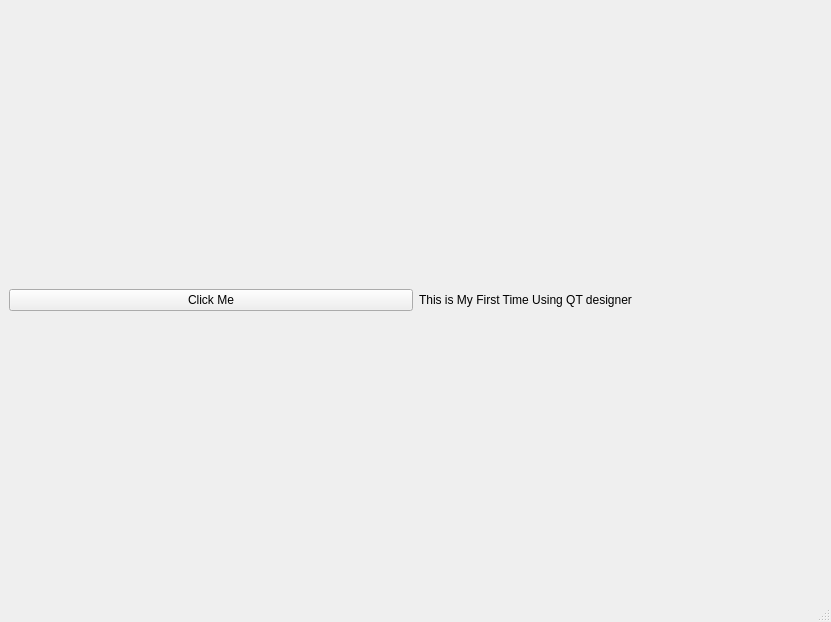
<?xml version="1.0" encoding="UTF-8"?>
<ui version="4.0">
 <class>MainWindow</class>
 <widget class="QMainWindow" name="MainWindow">
  <property name="geometry">
   <rect>
    <x>0</x>
    <y>0</y>
    <width>831</width>
    <height>622</height>
   </rect>
  </property>
  <property name="windowTitle">
   <string>MainWindow</string>
  </property>
  <widget class="QWidget" name="centralwidget">
   <layout class="QGridLayout" name="gridLayout">
    <item row="0" column="0">
     <layout class="QHBoxLayout" name="horizontalLayout">
      <item>
       <widget class="QPushButton" name="pushButton">
        <property name="text">
         <string>Click Me</string>
        </property>
       </widget>
      </item>
      <item>
       <widget class="QLabel" name="label">
        <property name="text">
         <string>This is My First Time Using QT designer</string>
        </property>
       </widget>
      </item>
     </layout>
    </item>
   </layout>
  </widget>
  <widget class="QMenuBar" name="menubar">
   <property name="geometry">
    <rect>
     <x>0</x>
     <y>0</y>
     <width>831</width>
     <height>24</height>
    </rect>
   </property>
  </widget>
  <widget class="QStatusBar" name="statusbar"/>
 </widget>
 <resources/>
 <connections/>
</ui>
